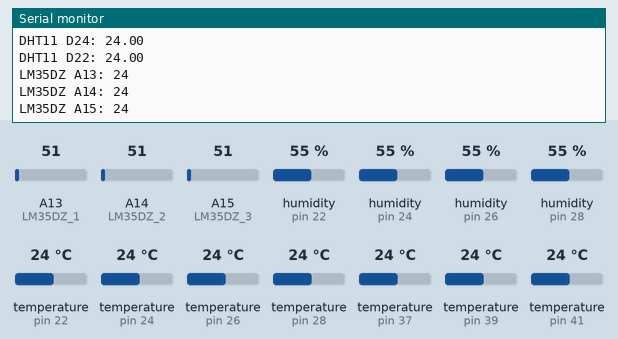
The sketch below on a simulated Arduino Mega 2560, built with avr-gcc and run on an emulated ATmega2560. Shown: the last lines printed to the serial monitor. The test bench sets the inputs (shaded band); at power-on: temperature (sensors on pin 22, pin 24, pin 26, pin 28, pin 37, pin 39, pin 41) 24 °C, A13 (LM35DZ_1) = 51, A14 (LM35DZ_2) = 51, A15 (LM35DZ_3) = 51, humidity (sensors on pin 22, pin 24, pin 26, pin 28) 55 %.

Above: at 4.2 s.
4.3 s: temperature (sensor on pin 22) set to 12 °C
At 6.5 s:
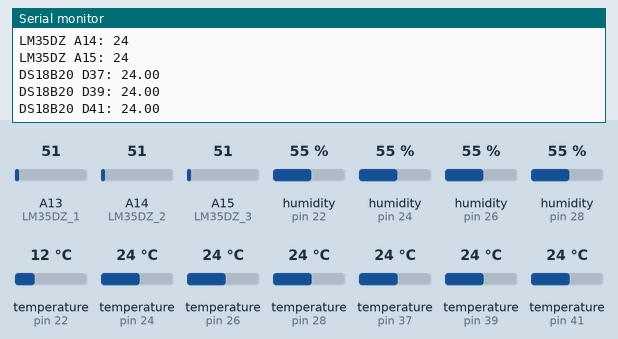
8.6 s: temperature (sensor on pin 24) set to 12 °C
At 11.1 s:
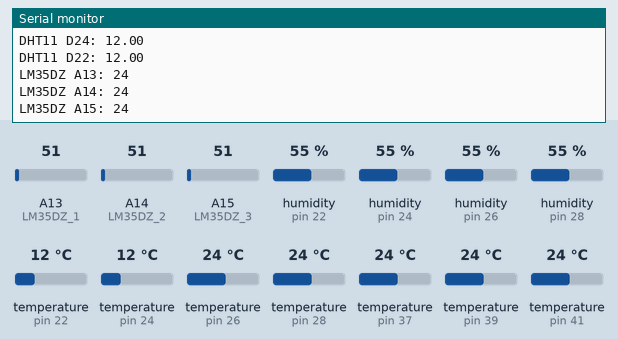
12.9 s: temperature (sensor on pin 26) set to 12 °C
At 16.8 s:
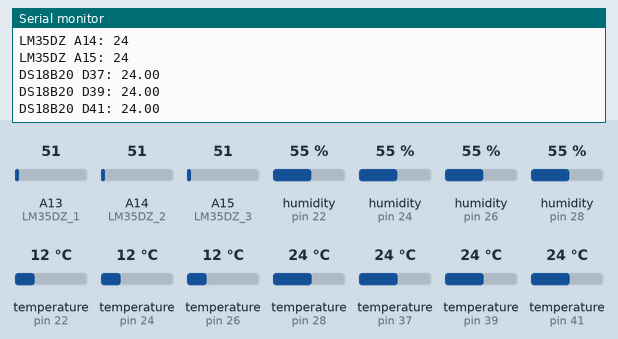
17.2 s: temperature (sensor on pin 28) set to 12 °C
At 18.1 s:
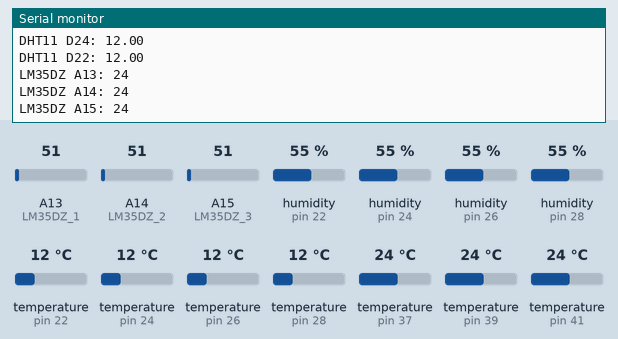
21.5 s: temperature (sensor on pin 37) set to 12 °C
At 23.6 s:
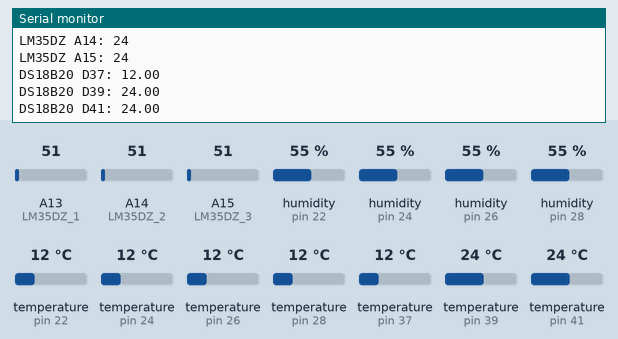
25.8 s: temperature (sensor on pin 39) set to 12 °C
At 27.0 s:
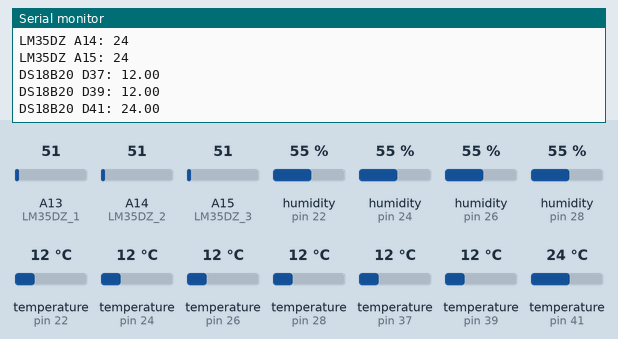
Timing chart, 0 to 28.8 s (numbered marks = the images above; inputs shaded):
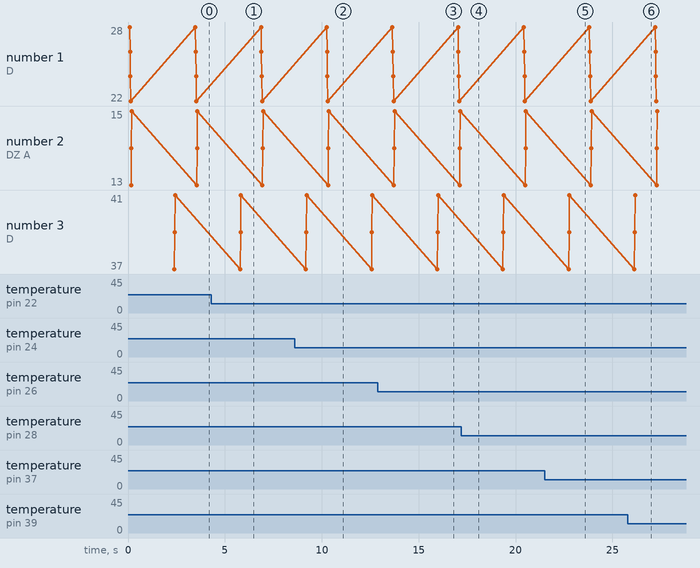

Measured:
- after the input at 8.6 s, the serial monitor: prints a new line after 1.7 s (image 2)
- after the input at 12.9 s, the serial monitor: prints a new line after 0.77 s (image 3)
- after the input at 21.5 s, the serial monitor: prints a new line after 1.2 s (image 5)
- after the input at 25.8 s, the serial monitor: prints a new line after 0.35 s (image 6)

The sketch:

sensorTest.ino
```cpp
// Sound sensors (not sure what microphone is yet)
#define VIBRATION1 29 // Living room
#define VIBRATION2 27 // Kitchen
#define VIBRATION3 25 // Laundry
#define MICROPHONE 23 // EQ

// Motion sensors
#define MOTION1 36 // Living room
#define MOTION2 34 // Kitchen
#define MOTION3 32 // Laundry
#define MOTION4 30 // EQ

// DHT temperature sensors
#define DHT22_1 28 // Living room
#define DHT22_2 26 // Kitchen
#define DHT11_1 24 // Laundry
#define DHT11_2 22 // EQ

// DHT Sensor setup
#include <DHT.h>
DHT dht1(DHT22_1, DHT22);
DHT dht2(DHT22_2, DHT22);
DHT dht3(DHT11_1, DHT11);
DHT dht4(DHT11_2, DHT22);

// LM35DZ temperature sensors
#define LM35DZ_1 A13 // Kitchen
#define LM35DZ_2 A14 // Laundry
#define LM35DZ_3 A15 // Batheroom

// DS18B20 temperature sensors
#include <OneWire.h>
#include <DallasTemperature.h>
#define DS18B20_1 37 // D37
#define DS18B20_2 39 // D39
#define DS18B20_3 41 // D41

// DS18B20 setup
OneWire oneWire1(DS18B20_1);
DallasTemperature sensor1(&oneWire1);

OneWire oneWire2(DS18B20_2);
DallasTemperature sensor2(&oneWire2);

OneWire oneWire3(DS18B20_3);
DallasTemperature sensor3(&oneWire3);


void setup() {

    Serial.begin(9600);
    pinMode(VIBRATION1, INPUT);
    pinMode(VIBRATION2, INPUT);
    pinMode(VIBRATION3, INPUT);

    //pinMode(MICROPHONE, INPUT); Not sure what microphone is yet

    pinMode(MOTION1, INPUT);
    pinMode(MOTION2, INPUT);
    pinMode(MOTION3, INPUT);
    pinMode(MOTION4, INPUT);

    pinMode(DHT22_1, INPUT);
    pinMode(DHT22_2, INPUT);
    pinMode(DHT11_1, INPUT);
    pinMode(DHT11_2, INPUT);
    dht1.begin();
    dht2.begin();
    dht3.begin();
    dht4.begin();

    pinMode(LM35DZ_1, INPUT);
    pinMode(LM35DZ_2, INPUT);
    pinMode(LM35DZ_3, INPUT);

    // DS18B20 sensors
    sensor1.begin();
    sensor2.begin();
    sensor3.begin();
}

void loop() {
    //readVibration();
    //readMotion();
    readDHT();
    readLM35DZ();
    readDS18B20();
    delay(1000);
}

void readVibration() {
    int vibration1 = digitalRead(VIBRATION1);
    int vibration2 = digitalRead(VIBRATION2);
    int vibration3 = digitalRead(VIBRATION3);

    Serial.print("Vibration D29: ");
    Serial.println(vibration1);

    Serial.print("Vibration D27: ");
    Serial.println(vibration2);

    Serial.print("Vibration D25: ");
    Serial.println(vibration3);
}

void readMotion() {
    int motion1 = digitalRead(MOTION1);
    int motion2 = digitalRead(MOTION2);
    int motion3 = digitalRead(MOTION3);
    int motion4 = digitalRead(MOTION4);

    Serial.print("Motion D36: ");
    Serial.println(motion1);

    Serial.print("Motion D34: ");
    Serial.println(motion2);

    Serial.print("Motion D32: ");
    Serial.println(motion3);

    Serial.print("Motion D30: ");
    Serial.println(motion4);
}

void readDHT() {
    dht1.readTemperature();
    dht2.readTemperature();
    dht3.readTemperature();
    dht4.readTemperature();

    Serial.print("DHT22 D28: ");
    Serial.println(dht1.readTemperature());
    Serial.print("DHT22 D26: ");
    Serial.println(dht2.readTemperature());
    Serial.print("DHT11 D24: ");
    Serial.println(dht3.readTemperature());
    Serial.print("DHT11 D22: ");
    Serial.println(dht4.readTemperature());

}

void readLM35DZ() {
    int temp1 = analogRead(LM35DZ_1);
    int realTemp1 = temp1 * 4.88;
    realTemp1 = realTemp1 / 10;

    int temp2 = analogRead(LM35DZ_2);
    int realTemp2 = temp2 * 4.88;
    realTemp2 = realTemp2 / 10;

    int temp3 = analogRead(LM35DZ_3);
    int realTemp3 = temp3 * 4.88;
    realTemp3 = realTemp3 / 10;

    Serial.print("LM35DZ A13: ");
    Serial.println(realTemp1);

    Serial.print("LM35DZ A14: ");
    Serial.println(realTemp2);

    Serial.print("LM35DZ A15: ");
    Serial.println(realTemp3);
}

void readDS18B20() {
    sensor1.requestTemperatures();
    sensor2.requestTemperatures();
    sensor3.requestTemperatures();

    Serial.print("DS18B20 D37: ");
    Serial.println(sensor1.getTempCByIndex(0));
    Serial.print("DS18B20 D39: ");
    Serial.println(sensor2.getTempCByIndex(0));
    Serial.print("DS18B20 D41: ");
    Serial.println(sensor3.getTempCByIndex(0));
}
```
